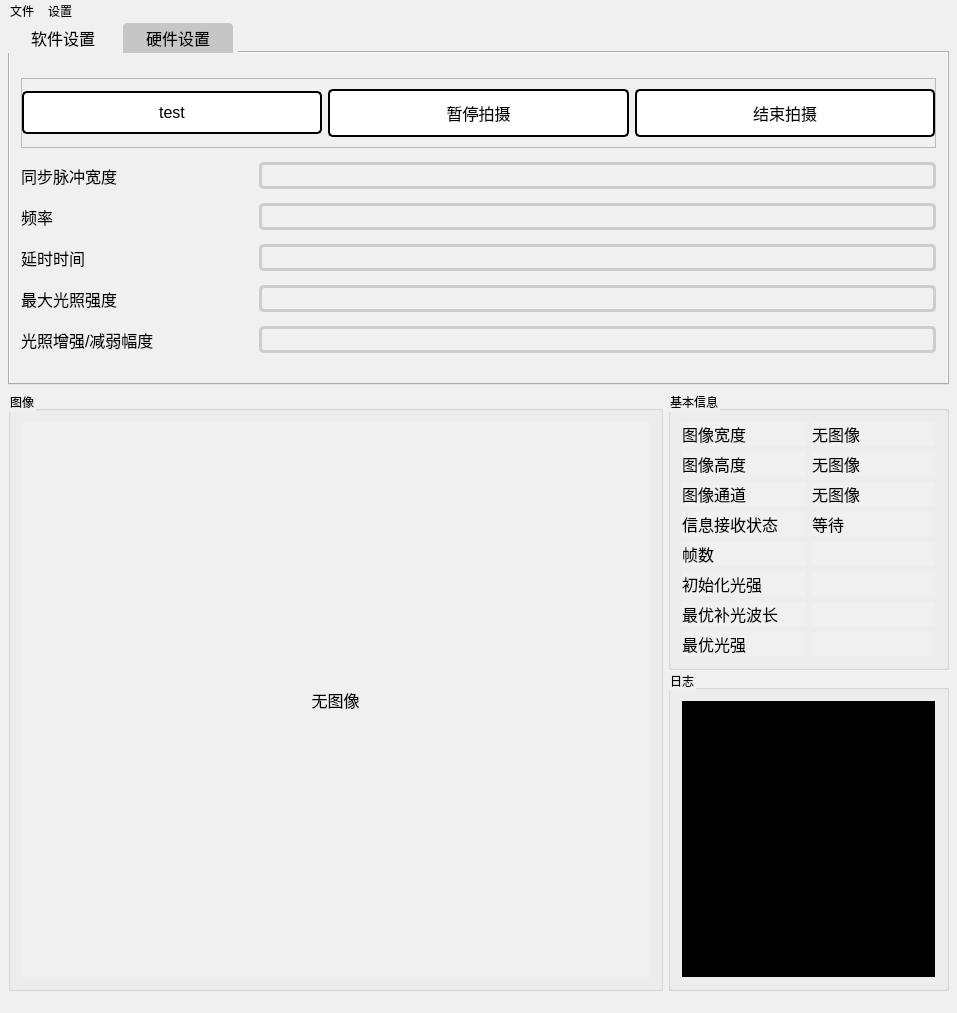
<?xml version="1.0" encoding="UTF-8"?>
<ui version="4.0">
 <class>MainWindow</class>
 <widget class="QMainWindow" name="MainWindow">
  <property name="geometry">
   <rect>
    <x>0</x>
    <y>0</y>
    <width>957</width>
    <height>983</height>
   </rect>
  </property>
  <property name="minimumSize">
   <size>
    <width>800</width>
    <height>0</height>
   </size>
  </property>
  <property name="windowTitle">
   <string>AutoLightSupport</string>
  </property>
  <property name="styleSheet">
   <string notr="true">/*灰色*/
QWidget
{
    background-color: rgb(240,240,240); /*背景色*/
    color: black;  /*字体颜色*/
}
/*按钮正常状态*/
QPushButton {
    background-color: #ffffff;
    border: 2px solid #000000;
    padding: 10px;
    border-radius: 5px;
	font-size: 12pt;
}

QPushButton:hover {
    background-color: #ecf5ff;
    color: #409eff;
	font-size: 13pt;
}

QPushButton:pressed, QPushButton:checked {
    border: 1px solid #3a8ee6;
    color: #409eff;
	font-size: 12pt;
}

QLineEdit
{
    background-color:rgb(240,240,240);/*背景色*/
    min-height:0px; /*最小高度*/
    min-width:px; /*最小宽度*/
    border-style:solid;/*边框样式 solid实线 none无边框 inset/outset 3D边框*/
    border-width:3px; /*边框宽度像素*/
    border-radius:5px;/*边框圆角半径像素*/
    border-color:rgba(205,205,205);/*边框颜色*/
    font-size:12pt;/*字体 字体大小*/
    color: black;/*字体颜色*/
    padding:0px;/*填衬*/
}
QCheckBox
{
    color:black;/*字体颜色*/
    background-color:rgb(240,240,240);/*背景色*/
}
QComboBox
{
    background-color:rgb(240,240,240);
    color: black;/*字体颜色*/
    border-style:solid;/*边框样式 solid实线 none无边框 inset/outset 3D边框*/
    border-width:4px;/*边框宽度像素*/
    border-radius:10px;/*边框圆角半径像素*/
    border-color:rgba(205,205,205);/*边框颜色*/
    min-height:35px; /*最小高度*/
    font-size:12pt;
}
/*向下的三角形箭头样式*/
QComboBox::drop-down
{
     width:20px;
     border:none;
     background:transparent;
 }
/*向下的三角形箭头*/
QComboBox::down-arrow
{
    image:url(:/image/array_down.png);
}
/*下拉后的整个下拉窗体*/
QComboBox QAbstractItemView
{
 background-color: rgb(240,240,240); /*背景色*/
    color: black;/*字体颜色*/
outline:none;
}
/*下拉框下面的item*/
QComboBox QAbstractItemView::item
{
    height:30px;
    color: black;/*字体颜色*/
}
/*下拉框item选中*/
QComboBox QAbstractItemView::item:selected
{
    background-color: rgb(240,240,240); /*背景色*/
    color: black;/*字体颜色*/
}
QLabel
{
    color: black;/*字体颜色*/
font-size:12pt;
border:none;/*边框样式*/
}
QTabWidget
{
    background-color: rgb(240,240,240); /*背景色*/
    color: black;/*字体颜色*/
}
QTabBar::tab
{
    background-color: rgb(240,240,240); /*背景色*/
    color: black;/*字体颜色*/
    font-size:12pt;/*字体大小*/
    height:30px; /*高度*/
    min-width:100px;/*宽度*/
    border-top-left-radius:4px;/*左上边框圆角半径像素*/
    border-top-right-radius:4px;/*右上边框圆角半径像素*/
    margin-right: 5px;/*右边距  右外边距*/
    padding-left:5px;/*左填充--左内边距*/
    padding-right:5px;/*右填充--右内边距*/
}
QTabBar::tab:hover
{
    background-color: rgb(198,198,208); /*背景色*/
}
QTabBar::tab:selected
{
    background-color: rgb(198,198,198); /*背景色*/
}
QTableView,QTableWidget{
    background-color: rgb(240,240,240); /*背景色*/
    color: black;/*字体颜色*/
    selection-background-color:rgba(192,221,244);/*背景色*/;/*点击选中颜色*/
    border:1px solid #E0DDDC;/*边框为1像素，灰色*/
    gridline-color:lightgray;/*这个是表格的格子线的颜色，为亮灰*/
    font:bold 12pt;/*字体 字体大小*/
}
/*表格表头样式*/
QHeaderView::section{
    background-color:rgb(240,240,240); /*背景色*/
    border:0px solid #E0DDDC;/*先把边框宽度设为0，即隐藏所有表头边框*/
    border-bottom:1px solid #E0DDDC;/*然后只显示下边框，因为上边框和左右边框是整个Table的边框，都显示会有2px的边框宽度*/
    min-height:30px;;/*表头高度*/
    font-size:12pt;/*字体大小*/
}
QTreeWidget,QTreeView
{
    background-color: rgb(240,240,240); /*背景色*/
    color: rgb(79,129,168);/*字体颜色*/
    selection-background-color:rgba(5,23,200);/*点击选中颜色*/
    font-size:12pt;/*字体大小*/
}
/*收起状态*/
QTreeWidget::branch:has-children:!has-siblings:closed,
QTreeWidget::branch:closed:has-children:has-siblings {
    border-image: none;
    image: url(:/image/add-line_horizontal.png);
}
/*展开状态*/
QTreeWidget::branch:open:has-children:!has-siblings,
QTreeWidget::branch:open:has-children:has-siblings  {
    border-image: none;
    image: url(:/image/array_down.png);
}
/*收起状态*/
QTreeView::branch:has-children:!has-siblings:closed,
QTreeView::branch:closed:has-children:has-siblings {
    border-image: none;
    image: url(:/image/add-line_horizontal.png);
}
/*展开状态*/
QTreeView::branch:open:has-children:!has-siblings,
QTreeView::branch:open:has-children:has-siblings  {
    border-image: none;
    image: url(:/image/array_down.png);
}
</string>
  </property>
  <widget class="QWidget" name="centralWidget">
   <property name="styleSheet">
    <string notr="true"/>
   </property>
   <layout class="QGridLayout" name="gridLayout" rowstretch="3,10">
    <property name="leftMargin">
     <number>8</number>
    </property>
    <property name="topMargin">
     <number>0</number>
    </property>
    <property name="rightMargin">
     <number>8</number>
    </property>
    <property name="bottomMargin">
     <number>0</number>
    </property>
    <item row="1" column="0">
     <widget class="QFrame" name="infoBox">
      <property name="minimumSize">
       <size>
        <width>600</width>
        <height>600</height>
       </size>
      </property>
      <property name="styleSheet">
       <string notr="true">\</string>
      </property>
      <layout class="QGridLayout" name="gridLayout_2" rowstretch="0,0" columnstretch="7,3">
       <property name="leftMargin">
        <number>0</number>
       </property>
       <property name="topMargin">
        <number>0</number>
       </property>
       <property name="rightMargin">
        <number>0</number>
       </property>
       <property name="bottomMargin">
        <number>0</number>
       </property>
       <property name="horizontalSpacing">
        <number>5</number>
       </property>
       <property name="verticalSpacing">
        <number>0</number>
       </property>
       <item row="0" column="1">
        <widget class="QGroupBox" name="infoBox_2">
         <property name="title">
          <string>基本信息</string>
         </property>
         <layout class="QGridLayout" name="gridLayout_3">
          <item row="3" column="0">
           <widget class="QLabel" name="label_2">
            <property name="text">
             <string>信息接收状态</string>
            </property>
           </widget>
          </item>
          <item row="2" column="1">
           <widget class="QLabel" name="channelLabel">
            <property name="text">
             <string>无图像</string>
            </property>
           </widget>
          </item>
          <item row="2" column="0">
           <widget class="QLabel" name="label_5">
            <property name="text">
             <string>图像通道</string>
            </property>
           </widget>
          </item>
          <item row="4" column="0">
           <widget class="QLabel" name="label_4">
            <property name="text">
             <string>帧数</string>
            </property>
           </widget>
          </item>
          <item row="7" column="0">
           <widget class="QLabel" name="label_12">
            <property name="text">
             <string>最优光强</string>
            </property>
           </widget>
          </item>
          <item row="6" column="0">
           <widget class="QLabel" name="label_11">
            <property name="text">
             <string>最优补光波长</string>
            </property>
           </widget>
          </item>
          <item row="4" column="1">
           <widget class="QLabel" name="frameCountLabel">
            <property name="text">
             <string/>
            </property>
           </widget>
          </item>
          <item row="5" column="0">
           <widget class="QLabel" name="label_9">
            <property name="text">
             <string>初始化光强</string>
            </property>
           </widget>
          </item>
          <item row="0" column="0">
           <widget class="QLabel" name="label">
            <property name="text">
             <string>图像宽度</string>
            </property>
           </widget>
          </item>
          <item row="6" column="1">
           <widget class="QLabel" name="label_14">
            <property name="text">
             <string/>
            </property>
           </widget>
          </item>
          <item row="0" column="1">
           <widget class="QLabel" name="widthLabel">
            <property name="text">
             <string>无图像</string>
            </property>
           </widget>
          </item>
          <item row="1" column="1">
           <widget class="QLabel" name="heightLabel">
            <property name="text">
             <string>无图像</string>
            </property>
           </widget>
          </item>
          <item row="3" column="1">
           <widget class="QLabel" name="infoStatusLabel">
            <property name="text">
             <string>等待</string>
            </property>
           </widget>
          </item>
          <item row="5" column="1">
           <widget class="QLabel" name="label_13">
            <property name="text">
             <string/>
            </property>
           </widget>
          </item>
          <item row="7" column="1">
           <widget class="QLabel" name="label_15">
            <property name="text">
             <string/>
            </property>
           </widget>
          </item>
          <item row="1" column="0">
           <widget class="QLabel" name="label_3">
            <property name="text">
             <string>图像高度</string>
            </property>
           </widget>
          </item>
         </layout>
        </widget>
       </item>
       <item row="1" column="1">
        <widget class="QGroupBox" name="logBox">
         <property name="styleSheet">
          <string notr="true"/>
         </property>
         <property name="title">
          <string>日志</string>
         </property>
         <layout class="QGridLayout" name="gridLayout_10">
          <item row="0" column="0">
           <widget class="QPlainTextEdit" name="logEdit">
            <property name="enabled">
             <bool>true</bool>
            </property>
            <property name="styleSheet">
             <string notr="true">background: rgb(0, 0, 0);</string>
            </property>
            <property name="verticalScrollBarPolicy">
             <enum>Qt::ScrollBarAsNeeded</enum>
            </property>
            <property name="sizeAdjustPolicy">
             <enum>QAbstractScrollArea::AdjustIgnored</enum>
            </property>
            <property name="readOnly">
             <bool>true</bool>
            </property>
            <property name="maximumBlockCount">
             <number>-3</number>
            </property>
            <property name="backgroundVisible">
             <bool>true</bool>
            </property>
           </widget>
          </item>
         </layout>
        </widget>
       </item>
       <item row="0" column="0" rowspan="2">
        <widget class="QGroupBox" name="imageGroup">
         <property name="autoFillBackground">
          <bool>false</bool>
         </property>
         <property name="title">
          <string>图像</string>
         </property>
         <property name="flat">
          <bool>false</bool>
         </property>
         <layout class="QGridLayout" name="gridLayout_9">
          <item row="0" column="0">
           <widget class="QLabel" name="imageLabel">
            <property name="text">
             <string>无图像</string>
            </property>
            <property name="textFormat">
             <enum>Qt::AutoText</enum>
            </property>
            <property name="alignment">
             <set>Qt::AlignCenter</set>
            </property>
           </widget>
          </item>
         </layout>
        </widget>
       </item>
      </layout>
     </widget>
    </item>
    <item row="0" column="0">
     <widget class="QTabWidget" name="tabWidget">
      <property name="styleSheet">
       <string notr="true"/>
      </property>
      <property name="currentIndex">
       <number>1</number>
      </property>
      <widget class="QWidget" name="tab_3">
       <attribute name="title">
        <string>软件设置</string>
       </attribute>
       <layout class="QGridLayout" name="gridLayout_4">
        <item row="0" column="0">
         <widget class="QFrame" name="frame">
          <property name="toolTip">
           <string>主要设置处理视频及下位机传输图片时的各项参数</string>
          </property>
          <property name="styleSheet">
           <string notr="true"/>
          </property>
          <layout class="QGridLayout" name="gridLayout_8" rowstretch="2,2,6">
           <property name="leftMargin">
            <number>0</number>
           </property>
           <property name="topMargin">
            <number>0</number>
           </property>
           <property name="rightMargin">
            <number>0</number>
           </property>
           <property name="bottomMargin">
            <number>0</number>
           </property>
           <property name="spacing">
            <number>0</number>
           </property>
           <item row="1" column="1">
            <widget class="QFrame" name="frame_5">
             <property name="styleSheet">
              <string notr="true"/>
             </property>
             <property name="frameShape">
              <enum>QFrame::StyledPanel</enum>
             </property>
             <property name="frameShadow">
              <enum>QFrame::Raised</enum>
             </property>
             <layout class="QGridLayout" name="gridLayout_13">
              <item row="0" column="0">
               <widget class="QPushButton" name="lightEnhancedButton">
                <property name="text">
                 <string>增强光照</string>
                </property>
               </widget>
              </item>
              <item row="0" column="1">
               <widget class="QPushButton" name="lightWeakenButton">
                <property name="text">
                 <string>减弱光照</string>
                </property>
               </widget>
              </item>
             </layout>
            </widget>
           </item>
           <item row="2" column="0" colspan="2">
            <widget class="QFrame" name="frame_4">
             <property name="styleSheet">
              <string notr="true"/>
             </property>
             <property name="frameShape">
              <enum>QFrame::StyledPanel</enum>
             </property>
             <property name="frameShadow">
              <enum>QFrame::Raised</enum>
             </property>
             <layout class="QGridLayout" name="gridLayout_12">
              <item row="1" column="0">
               <widget class="QCheckBox" name="openLightCheckbox">
                <property name="text">
                 <string>开启光照</string>
                </property>
               </widget>
              </item>
              <item row="0" column="1">
               <widget class="QCheckBox" name="autoLightSupportButton">
                <property name="text">
                 <string>自动补光</string>
                </property>
               </widget>
              </item>
              <item row="0" column="0">
               <widget class="QCheckBox" name="proceeImageButton">
                <property name="text">
                 <string>处理图像</string>
                </property>
               </widget>
              </item>
              <item row="3" column="1">
               <widget class="QCheckBox" name="recognizeCheckBox">
                <property name="text">
                 <string>识别并标注</string>
                </property>
               </widget>
              </item>
              <item row="3" column="0">
               <widget class="QFrame" name="frame_6">
                <property name="frameShape">
                 <enum>QFrame::StyledPanel</enum>
                </property>
                <property name="frameShadow">
                 <enum>QFrame::Raised</enum>
                </property>
                <layout class="QGridLayout" name="gridLayout_15">
                 <property name="leftMargin">
                  <number>0</number>
                 </property>
                 <item row="0" column="0" rowspan="2" colspan="2">
                  <widget class="QCheckBox" name="saveAfterCheckBox">
                   <property name="text">
                    <string>保存处理后图像</string>
                   </property>
                  </widget>
                 </item>
                 <item row="1" column="1">
                  <widget class="QPushButton" name="chooseAfterLoc">
                   <property name="text">
                    <string>选择保存位置</string>
                   </property>
                  </widget>
                 </item>
                </layout>
               </widget>
              </item>
              <item row="1" column="1">
               <widget class="QCheckBox" name="closeLightCheckbox">
                <property name="text">
                 <string>关闭光照</string>
                </property>
               </widget>
              </item>
              <item row="0" column="2">
               <widget class="QCheckBox" name="adaptiveCheckbox">
                <property name="text">
                 <string>图像显示适应长宽比</string>
                </property>
               </widget>
              </item>
              <item row="1" column="2">
               <widget class="QCheckBox" name="supportLightCheckbox">
                <property name="text">
                 <string>手动补光</string>
                </property>
               </widget>
              </item>
              <item row="3" column="2">
               <widget class="QFrame" name="frame_7">
                <property name="frameShape">
                 <enum>QFrame::StyledPanel</enum>
                </property>
                <property name="frameShadow">
                 <enum>QFrame::Raised</enum>
                </property>
                <layout class="QHBoxLayout" name="horizontalLayout">
                 <property name="leftMargin">
                  <number>0</number>
                 </property>
                 <item>
                  <widget class="QCheckBox" name="saveBeforeCheckbox">
                   <property name="text">
                    <string>保存处理前图像</string>
                   </property>
                  </widget>
                 </item>
                 <item>
                  <widget class="QPushButton" name="choseBeforeLoc">
                   <property name="text">
                    <string>选择保存位置</string>
                   </property>
                  </widget>
                 </item>
                </layout>
               </widget>
              </item>
             </layout>
            </widget>
           </item>
           <item row="0" column="0" colspan="2">
            <widget class="QFrame" name="frame_2">
             <property name="styleSheet">
              <string notr="true"/>
             </property>
             <property name="frameShape">
              <enum>QFrame::StyledPanel</enum>
             </property>
             <property name="frameShadow">
              <enum>QFrame::Raised</enum>
             </property>
             <layout class="QGridLayout" name="gridLayout_6">
              <item row="0" column="3">
               <widget class="QPushButton" name="endProcessButton">
                <property name="text">
                 <string>结束处理</string>
                </property>
               </widget>
              </item>
              <item row="0" column="2">
               <widget class="QPushButton" name="pauseProcessButton">
                <property name="text">
                 <string>暂停处理</string>
                </property>
               </widget>
              </item>
              <item row="0" column="0">
               <widget class="QPushButton" name="beginProcessButton">
                <property name="text">
                 <string>开始处理</string>
                </property>
               </widget>
              </item>
             </layout>
            </widget>
           </item>
           <item row="1" column="0">
            <widget class="QFrame" name="frame_3">
             <property name="styleSheet">
              <string notr="true"/>
             </property>
             <property name="frameShape">
              <enum>QFrame::StyledPanel</enum>
             </property>
             <property name="frameShadow">
              <enum>QFrame::Raised</enum>
             </property>
             <layout class="QGridLayout" name="gridLayout_11">
              <item row="0" column="0">
               <widget class="QLabel" name="label_16">
                <property name="text">
                 <string>图像源</string>
                </property>
               </widget>
              </item>
              <item row="0" column="1">
               <widget class="QPushButton" name="fileSelectButton">
                <property name="text">
                 <string>选择文件</string>
                </property>
               </widget>
              </item>
             </layout>
            </widget>
           </item>
          </layout>
         </widget>
        </item>
       </layout>
      </widget>
      <widget class="QWidget" name="tab_4">
       <attribute name="title">
        <string>硬件设置</string>
       </attribute>
       <layout class="QGridLayout" name="gridLayout_14">
        <item row="0" column="0">
         <widget class="QFrame" name="frame_2">
          <property name="enabled">
           <bool>true</bool>
          </property>
          <property name="toolTip">
           <string>主要用于设置下位机各项参数</string>
          </property>
          <property name="styleSheet">
           <string notr="true"/>
          </property>
          <layout class="QGridLayout" name="gridLayout_5" rowstretch="4,8,8,8,8,8" columnstretch="1,1,9">
           <property name="leftMargin">
            <number>0</number>
           </property>
           <property name="topMargin">
            <number>0</number>
           </property>
           <property name="rightMargin">
            <number>0</number>
           </property>
           <property name="bottomMargin">
            <number>0</number>
           </property>
           <property name="horizontalSpacing">
            <number>15</number>
           </property>
           <property name="verticalSpacing">
            <number>0</number>
           </property>
           <item row="1" column="0" colspan="2">
            <widget class="QLabel" name="label_6">
             <property name="text">
              <string>同步脉冲宽度</string>
             </property>
            </widget>
           </item>
           <item row="2" column="0">
            <widget class="QLabel" name="label_7">
             <property name="text">
              <string>频率</string>
             </property>
            </widget>
           </item>
           <item row="3" column="0">
            <widget class="QLabel" name="label_8">
             <property name="text">
              <string>延时时间</string>
             </property>
            </widget>
           </item>
           <item row="4" column="0">
            <widget class="QLabel" name="label_10">
             <property name="text">
              <string>最大光照强度</string>
             </property>
            </widget>
           </item>
           <item row="2" column="2">
            <widget class="QLineEdit" name="frequencyEdit"/>
           </item>
           <item row="3" column="2">
            <widget class="QLineEdit" name="delayedTimeEdit"/>
           </item>
           <item row="4" column="2">
            <widget class="QLineEdit" name="maxIntensityEdit"/>
           </item>
           <item row="0" column="0" colspan="3">
            <widget class="QFrame" name="frame">
             <property name="maximumSize">
              <size>
               <width>16777215</width>
               <height>70</height>
              </size>
             </property>
             <property name="styleSheet">
              <string notr="true"/>
             </property>
             <property name="frameShape">
              <enum>QFrame::StyledPanel</enum>
             </property>
             <property name="frameShadow">
              <enum>QFrame::Raised</enum>
             </property>
             <layout class="QGridLayout" name="gridLayout_7">
              <property name="leftMargin">
               <number>0</number>
              </property>
              <property name="topMargin">
               <number>0</number>
              </property>
              <property name="rightMargin">
               <number>0</number>
              </property>
              <property name="bottomMargin">
               <number>0</number>
              </property>
              <item row="0" column="0">
               <widget class="QPushButton" name="beginShootButton">
                <property name="text">
                 <string>test</string>
                </property>
               </widget>
              </item>
              <item row="0" column="1">
               <widget class="QPushButton" name="pauseShootButton">
                <property name="text">
                 <string>暂停拍摄</string>
                </property>
               </widget>
              </item>
              <item row="0" column="2">
               <widget class="QPushButton" name="endShootButton">
                <property name="text">
                 <string>结束拍摄</string>
                </property>
               </widget>
              </item>
             </layout>
            </widget>
           </item>
           <item row="1" column="2">
            <widget class="QLineEdit" name="pulseWidthEdit"/>
           </item>
           <item row="5" column="0">
            <widget class="QLabel" name="label_17">
             <property name="text">
              <string>光照增强/减弱幅度</string>
             </property>
            </widget>
           </item>
           <item row="5" column="2">
            <widget class="QLineEdit" name="rangEdit"/>
           </item>
          </layout>
         </widget>
        </item>
       </layout>
      </widget>
     </widget>
    </item>
   </layout>
  </widget>
  <widget class="QMenuBar" name="menuBar">
   <property name="geometry">
    <rect>
     <x>0</x>
     <y>0</y>
     <width>957</width>
     <height>21</height>
    </rect>
   </property>
   <widget class="QMenu" name="menu">
    <property name="title">
     <string>文件</string>
    </property>
   </widget>
   <widget class="QMenu" name="menu_2">
    <property name="title">
     <string>设置</string>
    </property>
   </widget>
   <addaction name="menu"/>
   <addaction name="menu_2"/>
  </widget>
  <widget class="QStatusBar" name="statusBar"/>
 </widget>
 <layoutdefault spacing="6" margin="11"/>
 <resources/>
 <connections/>
</ui>
